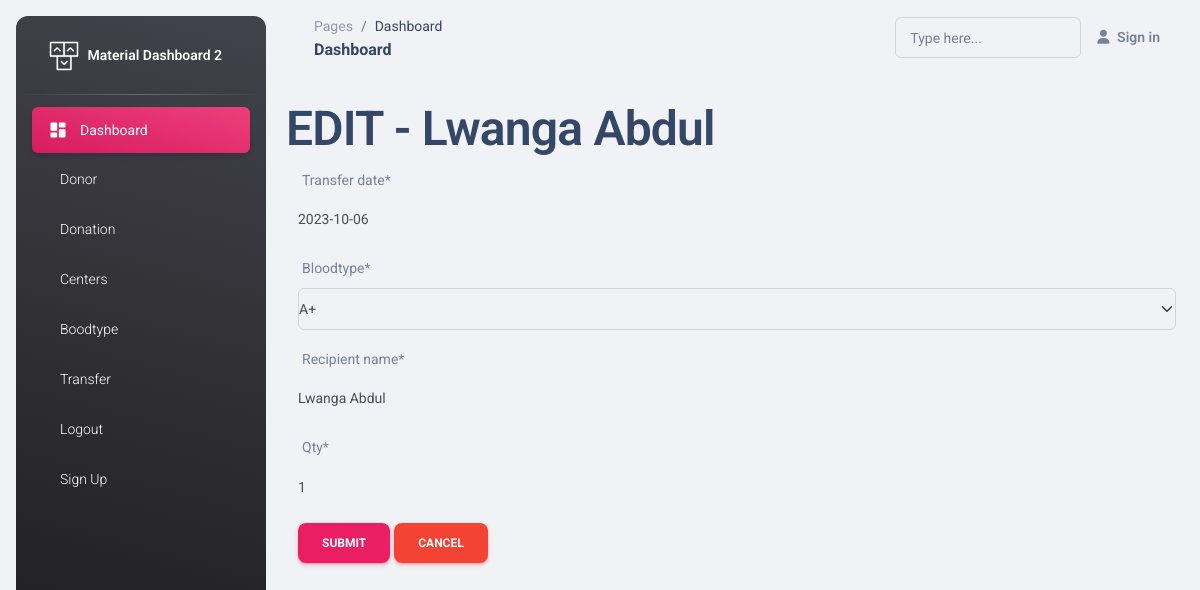
The app's page /edit_transfer/1/ (signed in) with its own data.
### bloodapp/models.py (models this page shows, shortened)
class Blood_Transfer(models.Model):
    transfer_date = models.DateField()
    bloodtype = models.ForeignKey(Bloodtype,on_delete=models.CASCADE)
    recipient_name = models.CharField(max_length=50,verbose_name="Recipient name")
    qty = models.IntegerField()

class Bloodtype(models.Model):
    bloodtype = models.CharField(max_length=5,verbose_name="Blood type")
    units_in_stock = models.IntegerField()
    def __str__(self):
        return  f"{self.bloodtype}"

### bloodapp/views.py (the view)
# urls.py: path('edit_transfer/<int:transfer_id>/',edit_transfer_view,name="edit_transfer_page"),
@login_required
def edit_transfer_view(request, transfer_id):
    message=''
    transfer = Blood_Transfer.objects.get(id=transfer_id)
    if request.method == "POST":
        transfer_form = Blood_TransferForm(request.POST,instance=transfer)
        if transfer_form.is_valid():
            transfer_form.save()
            message = "changes saved successfully"
            return redirect(add_transfer_view)
        else:
            message = "Form has invalid data"
    else:
        transfer_form = Blood_TransferForm(instance = transfer)
    context = {
        'form': transfer_form,
        'transfer': transfer,
        'message':message
    }
    return render(request,'edit_transfer.html',context)

### bloodapp/forms.py
class Blood_TransferForm(ModelForm):
    class Meta:
        model = Blood_Transfer
        fields = '__all__'

### bloodapp/templates/edit_transfer.html (shortened to what this page needs)
{% extends './base.html' %}
{% load crispy_forms_tags %}
{% block content %}
  <body>
    <header>
      <h1>EDIT - {{transfer.recipient_name}}</h1>
    </header>
    <div class="container">
        <form method="post">
            {{form|crispy}}
            <input type="submit" class="btn btn-primary">
            <a type="button" class="btn btn-danger" href ="{%url "add_transfer_page"%}">Cancel</a>
        </form>
    </div>
{% endblock content %}

### records on screen
Blood_Transfer: transfer_date "2023-10-06", recipient_name "Lwanga Abdul", qty "1"
Bloodtype: bloodtype "A+"
